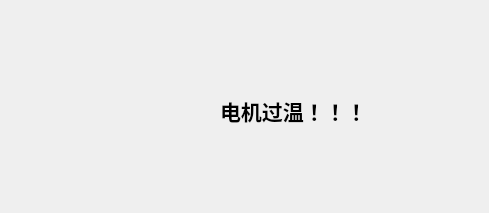
<?xml version="1.0" encoding="UTF-8"?>
<ui version="4.0">
 <class>AlarmReminderClass</class>
 <widget class="QWidget" name="AlarmReminderClass">
  <property name="geometry">
   <rect>
    <x>0</x>
    <y>0</y>
    <width>489</width>
    <height>213</height>
   </rect>
  </property>
  <property name="windowTitle">
   <string>报警提醒</string>
  </property>
  <widget class="QLabel" name="label">
   <property name="geometry">
    <rect>
     <x>40</x>
     <y>50</y>
     <width>151</width>
     <height>111</height>
    </rect>
   </property>
   <property name="text">
    <string/>
   </property>
   <property name="pixmap">
    <pixmap resource="Pedal_Robots.qrc">:/Pedal_Robots/res/image/09abe53e391f4a0aa685ba289491caea_128.jpg</pixmap>
   </property>
  </widget>
  <widget class="QLabel" name="label_2">
   <property name="geometry">
    <rect>
     <x>220</x>
     <y>90</y>
     <width>201</width>
     <height>41</height>
    </rect>
   </property>
   <property name="font">
    <font>
     <family>Arial</family>
     <pointsize>16</pointsize>
     <weight>75</weight>
     <bold>true</bold>
    </font>
   </property>
   <property name="text">
    <string>电机过温！！！</string>
   </property>
  </widget>
 </widget>
 <layoutdefault spacing="6" margin="11"/>
 <resources>
  <include location="Pedal_Robots.qrc"/>
  <include location="Pedal_Robots.qrc"/>
 </resources>
 <connections/>
</ui>
